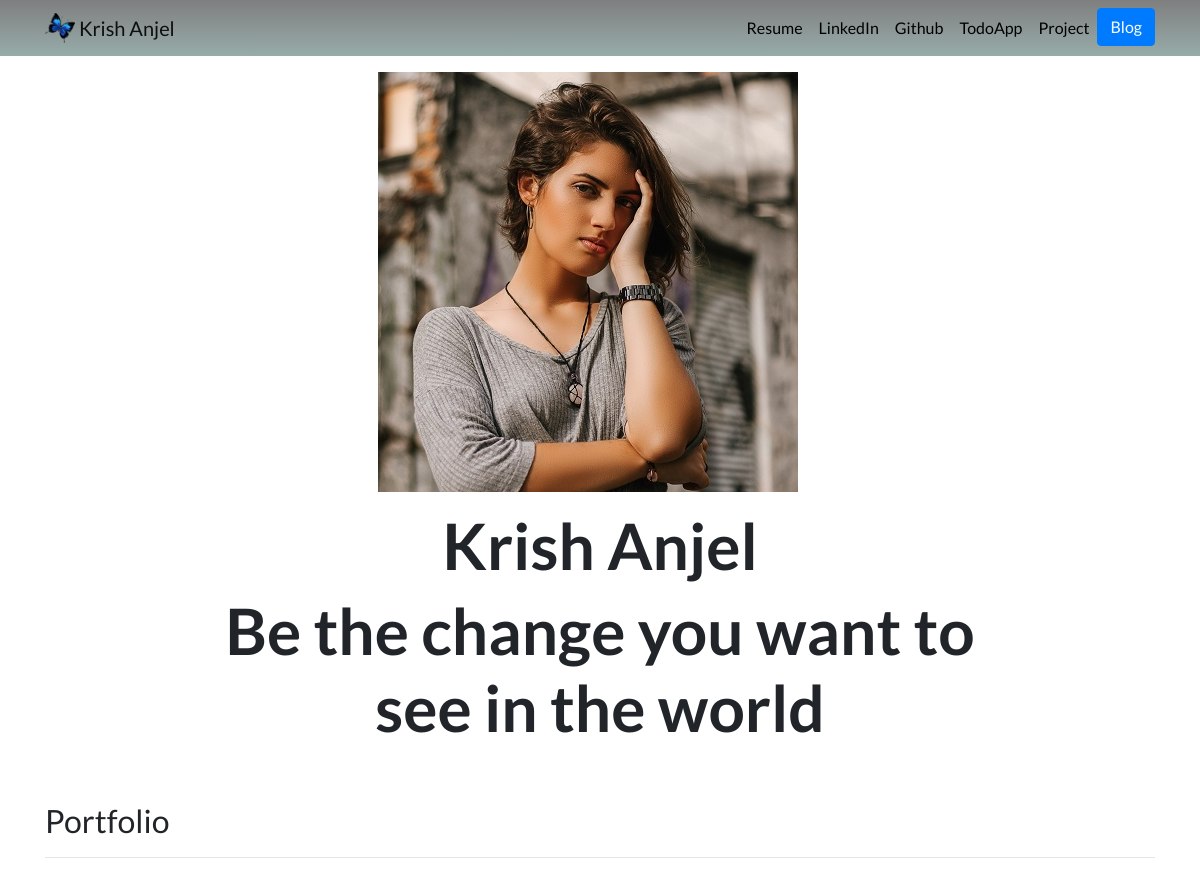
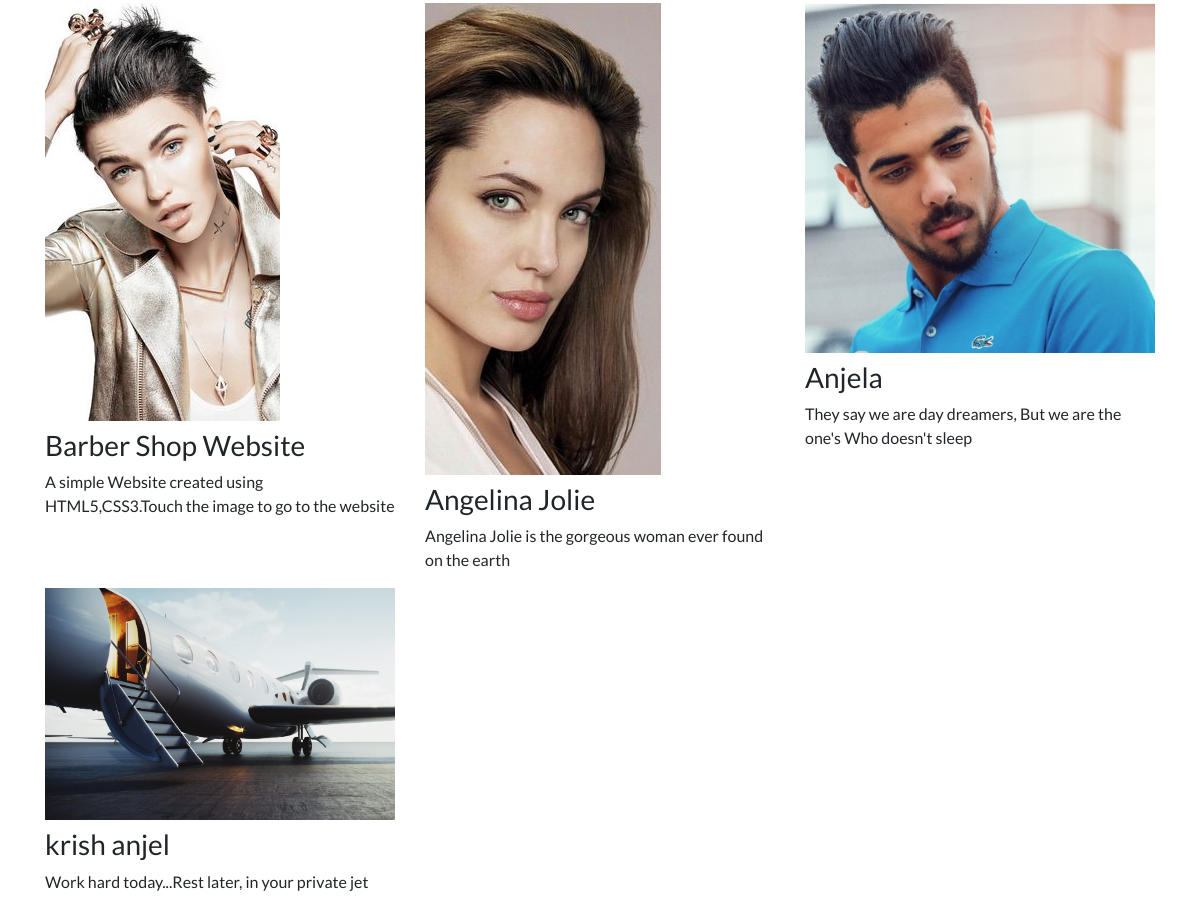
The page / on the database its author committed (2 pictures, top to bottom).
### portfolio/models.py (models this page shows, shortened)
class Project(models.Model):
    title = models.CharField(max_length=100)
    description = models.CharField(max_length=250)
    image = models.ImageField(upload_to = 'portfolio/images/')
    url = models.URLField(blank=True)

### portfolio/views.py (the view)
# urls.py: 2. Add a URL to urlpatterns:  path('', views.home, name='home')
def home(request):
    projects = Project.objects.all()
    return render(request,'portfolio/home.html',{'projects':projects})

### portfolio/templates/portfolio/home.html
{% extends "portfolio/base.html" %}
{% load static %}
{% block content %}
<div class="row justify-content-center my-3">
  <div class="col-5">
    <img src="{% static 'portfolio/img-2.jpg' %}" class="img-fluid">
  </div>
</div>
<div class="row justify-content-center mb-3">
  <div class="col-md-9 text-center">
    <h1 id="hometext" class="font-weight-bold">Krish Anjel </h1>
    <h1 id="hometext" class="font-weight-bold">Be the change you want to see in the world</h1>
  </div>
</div>
<h2 class="mt-5">Portfolio</h2>
<hr>
<div class="row">
  {% for project in projects %}
  <div class="col-lg-4 col-md-6">
    {% if project.url %}
    <a href="{{ project.url }}">
      <img src="{{ project.image.url }}" class="img-fluid mb-2">
    </a>
    {% else %}
    <img src="{{ project.image.url }}" class="img-fluid mb-2">
    {% endif %}
    <h3>{{ project.title }}</h3>
    <p>{{ project.description }}</p>
  </div>
  {% endfor %}
</div>
{% endblock %}

### portfolio/templates/portfolio/base.html (shortened to what this page needs)
{% load static %}
<!doctype html>
<html lang="en">
<head>
  <link rel="stylesheet" href="https://stackpath.bootstrapcdn.com/bootstrap/4.4.1/css/bootstrap.min.css">
  <link rel="stylesheet" href="{% static 'portfolio/but.png' % }">
  <link rel="stylesheet" href="{% static 'portfolio/custom.css' %}">
</head>
<body>
  <nav id="topNav" class="navbar navbar-expand-md navbar-light">
    <div class="container">
      <a class="navbar-brand" href="{% url 'home' %}">
        <img src="{% static 'portfolio/but.png'%}" width="30" height="30" class="d-inline-block align-top" alt="Anjel's Logo">
        <span>Krish Anjel</span>
      </a>
      <div class="collapse navbar-collapse text-center" id="navbarNav">
        <ul class="navbar-nav ml-auto">
          <li class="nav-item">
            <a class="nav-link" href="{% static 'portfolio/myresume.pdf' %}">Resume</a>
          </li>
          <li class="nav-item">
            <a class="nav-link" href="https://www.linkedin.com/in/krishna-d-280ba320a" target="_blank">LinkedIn</a>
          </li>
          <li class="nav-item">
            <a class="nav-link" href="https://github.com/krishdeva01" target="_blank">Github</a>
          </li>
          <li class="nav-item">
            <a class="nav-link" href="https://krishanjel.pythonanywhere.com/signup/" target="_blank">TodoApp</a>
          </li>
          <li class="nav-item">
            <a class="nav-link" href="https://rydefoundation.in/profiles/krishna/" target="_blank">Project</a>
          </li>
          <li>
            <a role="button" href="{% url 'blog:all_blog' %}" class="btn btn-primary">Blog</a>
          </li>
        </ul>
      </div>
    </div>
  </nav>
  <div class="container">
    {% block content %}{% endblock %}
  </div>
</body>
</html>

### portfolio/static/portfolio/custom.css (style rules this page uses)
.navbar-nav .nav-link { color: rgba(0,0,0,1) !important; }
body { font-family: 'Lato', sans-serif; }
#topNav { background:linear-gradient(rgba(0,0,0,0.5),#97acaa); }
@media (min-width: 992px) { #hometext { font-size: 4rem; } }

### rows shown on the page
Project: image (picture), title "Barber Shop Website", description "A simple Website created using HTML5,CSS3.Touch the image to go to the website"
Project: image (picture), title "Angelina Jolie", description "Angelina Jolie is the gorgeous woman ever found on the earth"
Project: image (picture), title "Anjela", description "They say we are day dreamers, But we are the one's Who doesn't sleep"
Project: image (picture), title "krish anjel", description "Work hard today...Rest later, in your private jet"
